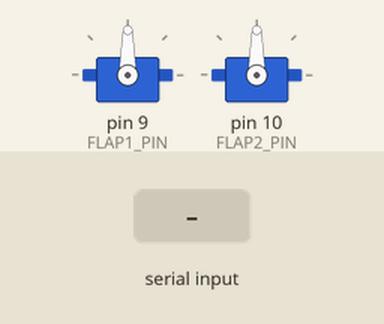
Simulated run of this sketch. Board: Arduino Uno, built with avr-gcc and run on an emulated ATmega328P. Shown: 2 × servo. The inputs (shaded band) are chosen by the test bench. What the sketch prints to the serial monitor is not drawn.

Above: at 1.8 s.
1.9 s: "1" received over Serial
At 2.52 s:
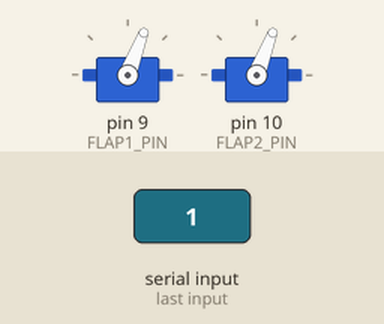
At 3.6 s:
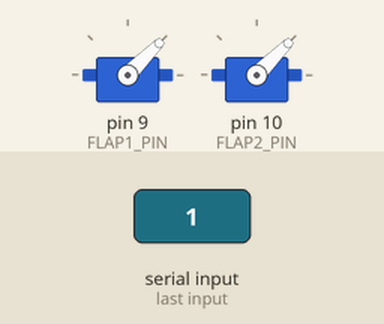
4.1 s: "0" received over Serial
Timing chart, 0 to 7.6 s (numbered marks = the images above; inputs shaded):
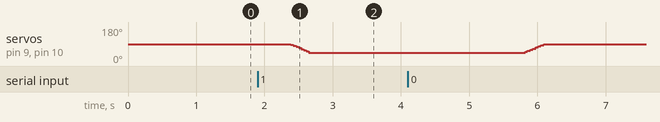

Measured:
- after the input at 1.9 s, servo on pin 9 (FLAP1_PIN), servo on pin 10 (FLAP2_PIN): 90° → 45° after 0.49 s

The sketch:

combined_servo__2_.ino
```cpp
/*
================================================================================
  AHP WASTE SEGREGATION — SERVO CONTROL (FINAL)
================================================================================
  BEHAVIOUR:
    Python sends "1" → SANITARY PAD detected
                     → Flaps rotate LEFT to 45 degrees
                     → Hold 3 seconds
                     → Return to REST (90 degrees)

    Python sends "0" → Nothing detected → Flaps stay at REST

  REST POSITION: Both flaps at 90 degrees (center, parallel)

  WIRING:
    Flap servo 1 signal → Pin 9
    Flap servo 2 signal → Pin 10
    Both red wires      → 5V
    Both black wires    → GND

  BAUD RATE: 9600
================================================================================
*/

#include <Servo.h>

#define FLAP1_PIN     9
#define FLAP2_PIN     10
#define ANGLE_REST    90      // center rest position
#define ANGLE_OPEN    45      // 45 degrees LEFT — sanitary pad bin
#define HOLD_TIME     3000    // hold open for 3 seconds
#define STEP_DELAY    10      // ms between each step
#define STEP_SIZE     3       // degrees per step

Servo flap1;
Servo flap2;
bool busy = false;


void setup() {
  Serial.begin(9600);
  flap1.attach(FLAP1_PIN);
  flap2.attach(FLAP2_PIN);

  // Start at rest position
  flap1.write(ANGLE_REST);
  flap2.write(ANGLE_REST);
  delay(500);

  Serial.println("========================================");
  Serial.println("  AHP WASTE SEGREGATION SYSTEM ONLINE  ");
  Serial.println("  Flaps at REST: 90 degrees             ");
  Serial.println("  Waiting for detection...              ");
  Serial.println("========================================");
}


void loop() {
  // Listen for Python signal
  if (Serial.available() > 0 && !busy) {
    char input = Serial.read();

    if (input == '1') {
      // SANITARY PAD DETECTED — move flaps
      Serial.println("");
      Serial.println("╔══════════════════════════════════════╗");
      Serial.println("║  DETECTION : SANITARY PAD            ║");
      Serial.println("║  DIRECTION : LEFT                    ║");
      Serial.println("║  ACTION    : Rotating to 45 degrees  ║");
      Serial.println("╚══════════════════════════════════════╝");
      moveFlaps();
    }
    else if (input == '0') {
      Serial.println("[INFO] No sanitary pad — flaps stay at REST (90 deg)");
    }
  }
}


void moveFlaps() {
  busy = true;

  // ── STEP 1: Rotate LEFT from 90 to 45 degrees ──────────────
  Serial.println("----------------------------------------");
  Serial.println(">> ROTATING LEFT (90 -> 45 degrees)");
  Serial.println("----------------------------------------");

  for (int a = ANGLE_REST; a >= ANGLE_OPEN; a -= STEP_SIZE) {
    flap1.write(a);
    flap2.write(a);
    Serial.print("  LEFT << ");
    Serial.print(a);
    Serial.println(" deg");
    delay(STEP_DELAY);
  }

  // Land exactly at 45
  flap1.write(ANGLE_OPEN);
  flap2.write(ANGLE_OPEN);

  Serial.println("----------------------------------------");
  Serial.println("  FLAP OPEN : 45 deg — SANITARY PAD BIN");
  Serial.println("----------------------------------------");

  // ── STEP 2: Hold open for 3 seconds ────────────────────────
  for (int i = HOLD_TIME / 1000; i > 0; i--) {
    Serial.print("  HOLDING... ");
    Serial.print(i);
    Serial.println("s");
    delay(1000);
  }

  // ── STEP 3: Return RIGHT from 45 back to 90 ────────────────
  Serial.println(">> RETURNING TO REST (45 -> 90 degrees)");

  for (int a = ANGLE_OPEN; a <= ANGLE_REST; a += STEP_SIZE) {
    flap1.write(a);
    flap2.write(a);
    Serial.print("  RIGHT >> ");
    Serial.print(a);
    Serial.println(" deg");
    delay(STEP_DELAY);
  }

  // Land exactly at 90
  flap1.write(ANGLE_REST);
  flap2.write(ANGLE_REST);

  Serial.println("========================================");
  Serial.println("  FLAP RESET : 90 deg — REST POSITION  ");
  Serial.println("  READY FOR NEXT OBJECT                 ");
  Serial.println("========================================");
  Serial.println("");

  busy = false;
}
```
